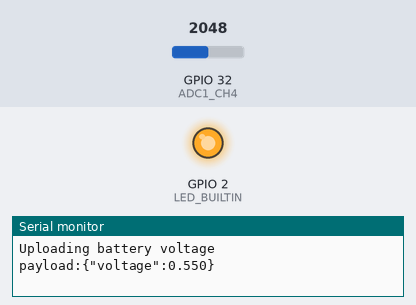
Recording of a sketch running on a simulated ESP32. On the bench: output pins drawn as LEDs (lit = HIGH), the last lines printed to the serial monitor. The test bench sets the inputs (shaded band); at power-on: GPIO 32 (ADC1_CH4) = 2048 (analog values on the 0–4095 scale). WiFi joins after 1.5 s; servers stay silent unless stated; uploads are accepted with an empty reply.

Above: at 2.1 s.
At 4.94 s:
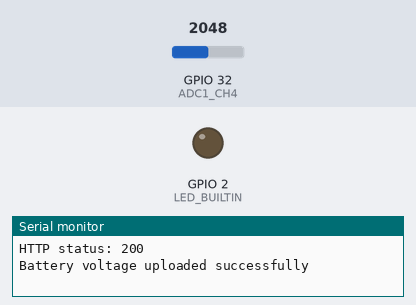
Timing chart, 0 to 5.2 s (numbered marks = the images above):
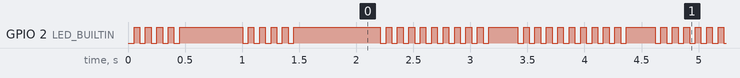

Measured:
- by itself, everything shown: repeats every 2.4 s, in 16 steps

The sketch:

firmware.ino
```cpp
// (licence header left out)
// Intentionally blank file due to ridiculous Arduino requirements:
// See https://github.com/arduino/arduino-cli/issues/948
// And https://github.com/arduino/arduino-cli/pull/690/files#diff-76bc1d481fc32adae0d5a4ee3b2ccdf0R46
```

main.cpp
```cpp
// (licence header left out)
#include <Arduino.h>
#include <esp_adc_cal.h>
#include <WiFi.h>
#include "lib/api/api.h"
#include "lib/led/led.h"
#include "lib/wifi/wifi.h"
#include "../config.h"
#include "main.h"

#define REF_VOLTAGE 1.1                   // 1.1V reference voltage, ADC_0db
#define ADC_UNITS 2047                    // 12-bit ADC, ADC_WIDTH_BIT_11 (0-2047)
#define ADC_RESOLUTION 11                 // ADC width (11-bit, 0-2047)
#define ADC_ATTEN ADC_0db                 // ADC attenuation (0dB, 0-1.1V)
#define ADC_TO_V REF_VOLTAGE / ADC_UNITS  // ADC to voltage conversion (V per ADC unit)
#define ADC1_CH4 A4                       // ADC1 channel 4 (GPIO32)
#define ADC1_CH5 A5                       // ADC1 channel 5 (GPIO33)
#define ADC1_CH6 A6                       // ADC1 channel 6 (GPIO34)
#define ADC1_CH7 A7                       // ADC1 channel 7 (GPIO35)

// The voltage divider is based on a theoretical max 3.9V
// supply voltage reduced down to 0-1.0V range for the ADC.
#define V_DIV_R1 2772                     // Ohms, voltage divider R1
#define V_DIV_R2 988                      // Ohms, voltage divider R2
#define V_DIV_FACTOR 3.805                // Voltage divider, (V_DIV_R1 + V_DIV_R2) / V_DIV_R2
#define V_CALIBRATION 0.985               // Adjustment for device calibration

void setup() {
  Serial.begin(115200);
  pinMode(LED_BUILTIN, OUTPUT);
  analogReadResolution(ADC_RESOLUTION);
  analogSetAttenuation(ADC_ATTEN);
  connect_to_wifi();
}

void loop() {
  WiFiClient client;

  // Ensure the WiFi is still connected
  if (WiFi.status() != WL_CONNECTED) connect_to_wifi();

  // Gather battery voltage
  int sensorValue = analogRead(ADC1_CH4);
  float voltage = sensorValue * ADC_TO_V;
  float actualVoltage = voltage * V_DIV_FACTOR * V_CALIBRATION;
  Serial.println("Sensor value: " + String(sensorValue) + ", voltage: " + String(voltage) + ", actual voltage: " + String(actualVoltage));

  // Upload battery voltage
  int status = uploadBatteryVoltage(client, voltage);
  if (status == 200) {
    Serial.println("Battery voltage uploaded successfully");
    mblink(10, 50, 50);
  } else {
    Serial.println("Battery voltage upload failed");
    blink(500, 500);
  }
}
```

main.h
```cpp
// (licence header left out)
// license that can be found in the LICENSE file.
```

config.h
```cpp
// (licence header left out)
#define WIFI_SSID ""
#define WIFI_PASSWORD ""
#define API_BEARER_TOKEN ""
#define API_URL ""
```

api.cpp
```cpp
// (licence header left out)
#include <Arduino.h>
#include <HTTPClient.h>
#include <WiFi.h>
#include <string>
#include "../../../config.h"
#include "api.h"

int uploadBatteryVoltage(WiFiClient client, float voltage) {
  char payload[20];
  snprintf(payload, sizeof(payload), "{\"voltage\":%.3f}", voltage);

  char url[] = { API_URL "/battery" };
  char bearerToken[] = { "Bearer " API_BEARER_TOKEN };

  Serial.println("Uploading battery voltage payload:" + String(payload));

  HTTPClient http;
  http.begin(client, url);
  http.addHeader("Authorization", bearerToken);
  http.addHeader("Content-Type", "application/json");
  int httpStatus = http.POST(payload);

  Serial.println("HTTP status: " + String(httpStatus));

  return httpStatus;
}
```

api.h
```cpp
// (licence header left out)
int uploadBatteryVoltage(WiFiClient client, float voltage);
```

led.cpp
```cpp
// (licence header left out)
#include <Arduino.h>
#include "led.h"

void blink(int on, int off) {
  digitalWrite(LED_BUILTIN, LOW);
  delay(on);
  digitalWrite(LED_BUILTIN, HIGH);
  delay(off);
}

void mblink(int count, int on, int off) {
  for (int i = 0; i < count; i++) {
    blink(on, off);
  }
}
```

led.h
```cpp
// (licence header left out)
void blink(int on, int off);
void blink_multiple(int count, int on, int off);
```

wifi.cpp
```cpp
// (licence header left out)
#include <WiFi.h>
#include "../../../config.h"
#include "../led/led.h"
#include "wifi.h"

void connect_to_wifi() {
  char msg[64];
  sprintf(msg, "Connecting to %s with %s", WIFI_SSID, WIFI_PASSWORD);
  Serial.println(msg);

  WiFi.mode(WIFI_STA);
  WiFi.begin(WIFI_SSID, WIFI_PASSWORD);

  while (WiFi.status() != WL_CONNECTED)
  {
    sprintf(msg, "Connecting to %s with %s", WIFI_SSID, WIFI_PASSWORD);
    Serial.println(msg);

    sprintf(msg, "%s %s",
      wl_status_to_string(WiFi.status()),
      WiFi.localIP().toString().c_str());
    Serial.println(msg);

    mblink(5, 50, 50);
    delay(500);
  }

  sprintf(msg, "WiFi connected with IP %s", WiFi.localIP().toString().c_str());
  Serial.println(msg);
}

const char* wl_status_to_string(wl_status_t status) {
  switch (status) {
    case WL_NO_SHIELD: return "WL_NO_SHIELD";
    case WL_IDLE_STATUS: return "WL_IDLE_STATUS";
    case WL_NO_SSID_AVAIL: return "WL_NO_SSID_AVAIL";
    case WL_SCAN_COMPLETED: return "WL_SCAN_COMPLETED";
    case WL_CONNECTED: return "WL_CONNECTED";
    case WL_CONNECT_FAILED: return "WL_CONNECT_FAILED";
    case WL_CONNECTION_LOST: return "WL_CONNECTION_LOST";
    case WL_DISCONNECTED: return "WL_DISCONNECTED";
  }
}
```

wifi.h
```cpp
// (licence header left out)
void connect_to_wifi();
const char* wl_status_to_string(wl_status_t status);
```
